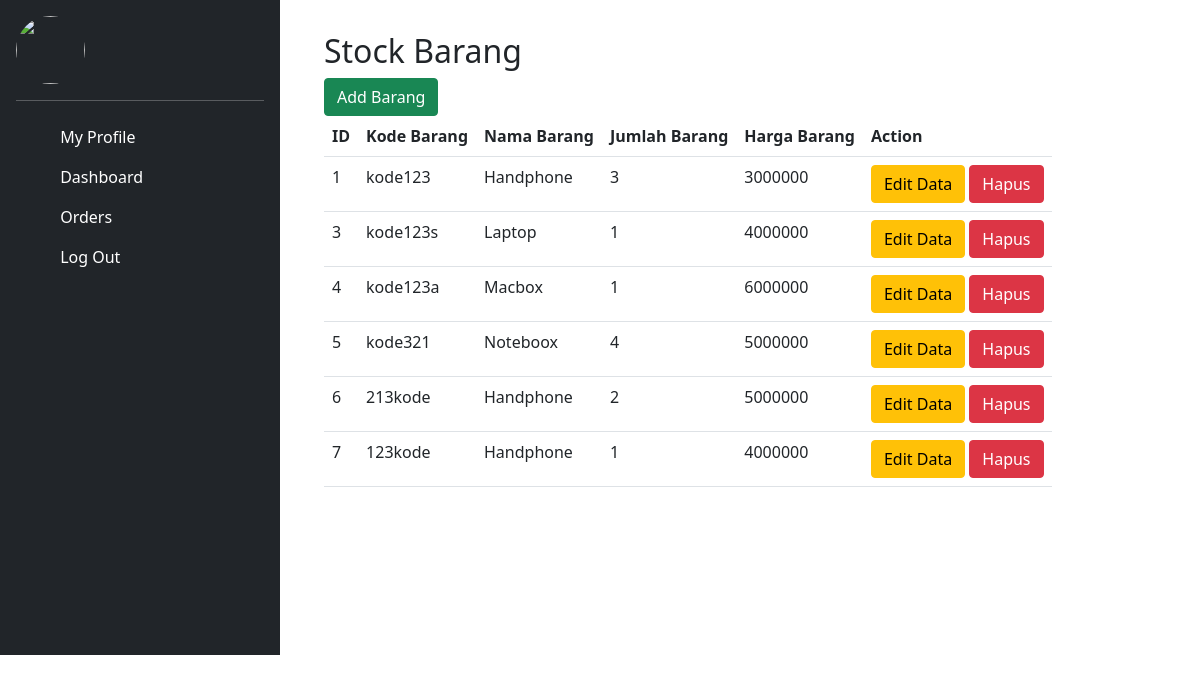
The page /orders on the database as committed earlier.
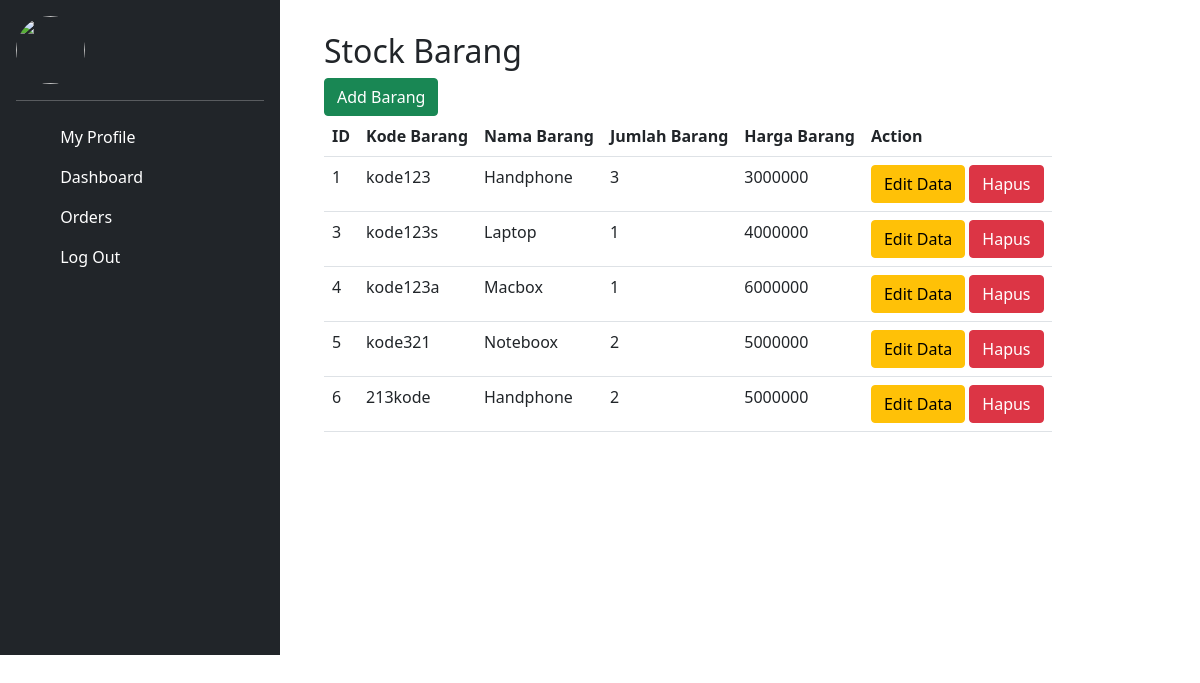
The same page on the database as committed later.
### tables this page shows
CREATE TABLE "barang" (
	"id" INTEGER,
	"kode_barang"	VARCHAR(255),
	"nama_barang"	VARCHAR(255),
	"jumlah_barang"	INTEGER,
	"harga_barang"	INTEGER,
	PRIMARY KEY("id" AUTOINCREMENT)
);

### app.py (the view)
@app.route('/orders')
def orders():
    with sqlite3.connect('database.db') as db:
        cursor = db.cursor()
        cursor.execute("SELECT * FROM barang;")
    items = {
        "data": cursor.fetchall()
    }
    return render_template("orders.html", items=items)

### templates/orders.html (shortened to what this page needs)
<!DOCTYPE html>
<html>
<head>
	<link rel="stylesheet" type="text/css" href="../static/css/dash.css">
	<link href="https://cdn.jsdelivr.net/npm/bootstrap@5.1.3/dist/css/bootstrap.min.css" rel="stylesheet">
</head>
<body>
<main class="d-flex flex-nowrap">
	{% include "snippets/dash.html" %}
	<div class="d-flex flex-column flex-shrink-0 p-3">
		<div class="column">
			<div class="container">
    			<div class="row">
        		<div class="col md-12">
            <div class="jumbotron p-3">
				<h2>Stock Barang</h2>
				<button type="button" class="btn btn-success float-right" data-toggle="modal" data-target="#mymodal">Add Barang</button> </h2>
	      	<table class="table table-hover">
	           <tr>
	               <th>ID</th>
	               <th>Kode Barang</th>
	               <th>Nama Barang</th>
	               <th>Jumlah Barang</th>
	               <th>Harga Barang</th>
	               <th>Action</th>
	           </tr>
                  {% for row in items['data'] %}
                   <tr>
                     <td>{{ row[0] }}</td>
                     <td>{{ row[1] }}</td>
                     <td>{{ row[2] }}</td>
                     <td>{{ row[3] }}</td>
                     <td>{{ row[4] }}</td>
                     <td>
                        <button class="btn btn-warning" data-toggle="modal" data-target="#modalEdit{{ row.0 }}">Edit Data</button>
                        <a href="/hapus/{{ row[0] }}" onclick="return confirm('Yakin ingin hapus?')"><button class="btn btn-danger">Hapus</button></a>
                     </td>
                   </tr>
                 {% endfor %}
            </table>
        			</div>
    			</div>
			</div>
		</div>
	</div>
</main>
</body>
</html>

### templates/snippets/dash.html (shortened to what this page needs)
<div class="d-flex flex-column flex-shrink-0 p-3 text-white bg-dark clm">
  <div class="dropdown">
      <img src="../static/image/profile.jpg" width="69" height="68" class="rounded-circle me-2">
  </div>
  <hr>
  <ul class="nav nav-pills flex-column mb-auto">
    	<li class="nav-item">
      	<a href="{{ url_for('myprofile')}}" class="nav-link text-white" aria-current="page">
        	<svg class="bi pe-none me-2" width="16" height="16"><use xlink:href="#home"></use></svg>
        	My Profile
      	</a>
    	</li>
    	<li>
      	<a href="{{ url_for('dashboard')}}" class="nav-link text-white">
        	<svg class="bi pe-none me-2" width="16" height="16"><use xlink:href="#speedometer2"></use></svg>
        Dashboard
      	</a>
    	</li>
    	<li>
      	<a href="{{ url_for('orders')}}" class="nav-link text-white">
        	<svg class="bi pe-none me-2" width="16" height="16"><use xlink:href="#table"></use></svg>
        Orders
      	</a>
    	</li>
  	  <li>
        <a href="{{ url_for('auth.logout')}}" class="nav-link text-white">
          <svg class="bi pe-none me-2" width="16" height="16"><use xlink:href="#people-circle"></use></svg>
        Log Out
        </a>
      </li>
    </ul>
</div>

### static/css/dash.css (style rules this page uses)
.clm { width: 280px; height: 655px; }

Rows that differ between the two databases and show on the page:
removed barang: id "7", kode_barang "123kode", nama_barang "Handphone", jumlah_barang "1", harga_barang "4000000"
changed barang "kode321": jumlah_barang "4" → "2"
